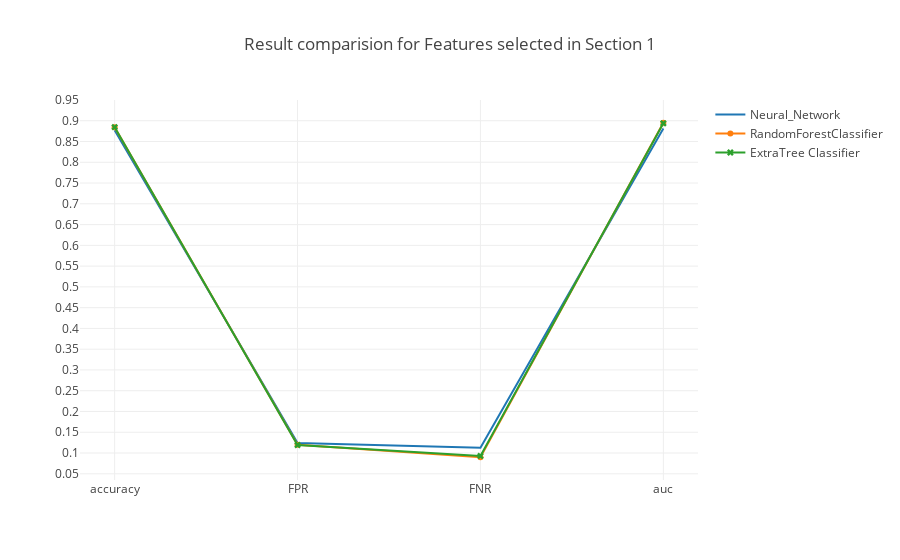

Notebook code cell kept with this figure:
### Code cell
trace0 = go.Scatter(x=table_80_50_test.iloc[0].index.values[[0,5,6,7]],
                    y=table_80_50_test.iloc[0].values[[0,5,6,7]],
                    mode = 'lines',
                    name = 'Neural_Network')

trace1 = go.Scatter(x=table_80_50_test.iloc[1].index.values[[0,5,6,7]],
                    y=table_80_50_test.iloc[1].values[[0,5,6,7]],
                    mode = 'lines+markers',
                    name = 'RandomForestClassifier')

trace2 = go.Scatter(x=table_80_50_test.iloc[2].index.values[[0,5,6,7]],
                    y=table_80_50_test.iloc[2].values[[0,5,6,7]],
                    mode = 'lines+markers',marker=dict(symbol='x'),
                    name = 'ExtraTree Classifier')

data = [trace0, trace1, trace2]
layout = go.Layout(yaxis=dict(tick0=0,dtick=0.05),title='Result comparision for Features selected in Section 1')
fig = go.Figure(data=data, layout=layout)

iplot(fig, filename='Result')

### Figure 1 — Plotly figure (JSON) as saved in the notebook; plotly's stock layout.template omitted (floating-point values rounded to 4 significant figures)
{"data": [{"mode": "lines", "name": "Neural_Network", "type": "scatter", "uid": "e722548b-c296-474e-8b51-37bd59440644", "x": ["accuracy", "FPR", "FNR", "auc"], "y": [0.8774, 0.1243, 0.1129, 0.8814]}, {"mode": "lines+markers", "name": "RandomForestClassifier", "type": "scatter", "uid": "fc4ed86c-0e0c-44e5-a626-0adf50ecb6d5", "x": ["accuracy", "FPR", "FNR", "auc"], "y": [0.8845, 0.1198, 0.08983, 0.8952]}, {"marker": {"symbol": "x"}, "mode": "lines+markers", "name": "ExtraTree Classifier", "type": "scatter", "uid": "e70c2585-6854-42b8-835e-68ca64566c50", "x": ["accuracy", "FPR", "FNR", "auc"], "y": [0.8845, 0.1193, 0.093, 0.8938]}], "layout": {"title": "Result comparision for Features selected in Section 1", "yaxis": {"dtick": 0.05, "tick0": 0}}}
